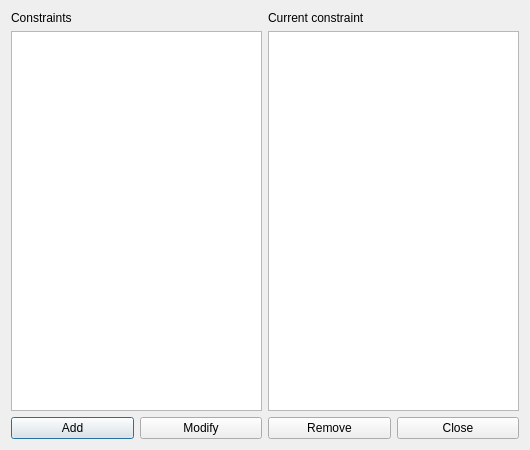
<?xml version="1.0" encoding="UTF-8"?>
<ui version="4.0">
 <class>ConstraintStudentsMaxAfternoonsPerWeekForm_template</class>
 <widget class="QDialog" name="ConstraintStudentsMaxAfternoonsPerWeekForm_template">
  <property name="geometry">
   <rect>
    <x>0</x>
    <y>0</y>
    <width>530</width>
    <height>450</height>
   </rect>
  </property>
  <property name="windowTitle">
   <string extracomment="This is the title of the dialog to see the list of all constraints of this type">Constraints students max afternoons per week</string>
  </property>
  <layout class="QGridLayout" name="gridLayout">
   <item row="0" column="0">
    <layout class="QVBoxLayout" name="verticalLayout">
     <item>
      <widget class="QLabel" name="constraintsTextLabel">
       <property name="frameShape">
        <enum>QFrame::NoFrame</enum>
       </property>
       <property name="frameShadow">
        <enum>QFrame::Plain</enum>
       </property>
       <property name="text">
        <string>Constraints</string>
       </property>
       <property name="wordWrap">
        <bool>false</bool>
       </property>
      </widget>
     </item>
     <item>
      <widget class="QListWidget" name="constraintsListWidget"/>
     </item>
    </layout>
   </item>
   <item row="1" column="0" colspan="2">
    <layout class="QHBoxLayout" name="horizontalLayout">
     <item>
      <widget class="QPushButton" name="addConstraintPushButton">
       <property name="text">
        <string>Add</string>
       </property>
      </widget>
     </item>
     <item>
      <widget class="QPushButton" name="modifyConstraintPushButton">
       <property name="text">
        <string>Modify</string>
       </property>
      </widget>
     </item>
     <item>
      <widget class="QPushButton" name="removeConstraintPushButton">
       <property name="text">
        <string>Remove</string>
       </property>
      </widget>
     </item>
     <item>
      <widget class="QPushButton" name="closePushButton">
       <property name="text">
        <string>Close</string>
       </property>
      </widget>
     </item>
    </layout>
   </item>
   <item row="0" column="1">
    <layout class="QVBoxLayout" name="verticalLayout_2">
     <item>
      <widget class="QLabel" name="currentConstraintTextLabel">
       <property name="text">
        <string>Current constraint</string>
       </property>
       <property name="wordWrap">
        <bool>false</bool>
       </property>
      </widget>
     </item>
     <item>
      <widget class="QPlainTextEdit" name="currentConstraintTextEdit"/>
     </item>
    </layout>
   </item>
  </layout>
 </widget>
 <layoutdefault spacing="6" margin="11"/>
 <resources/>
 <connections/>
</ui>
